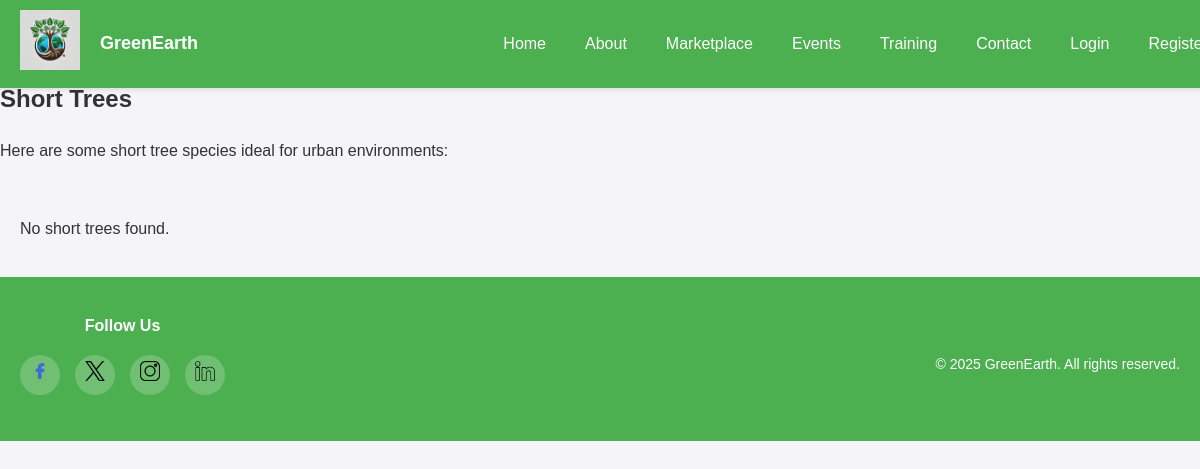
The page /short_trees.php on the database as committed earlier.
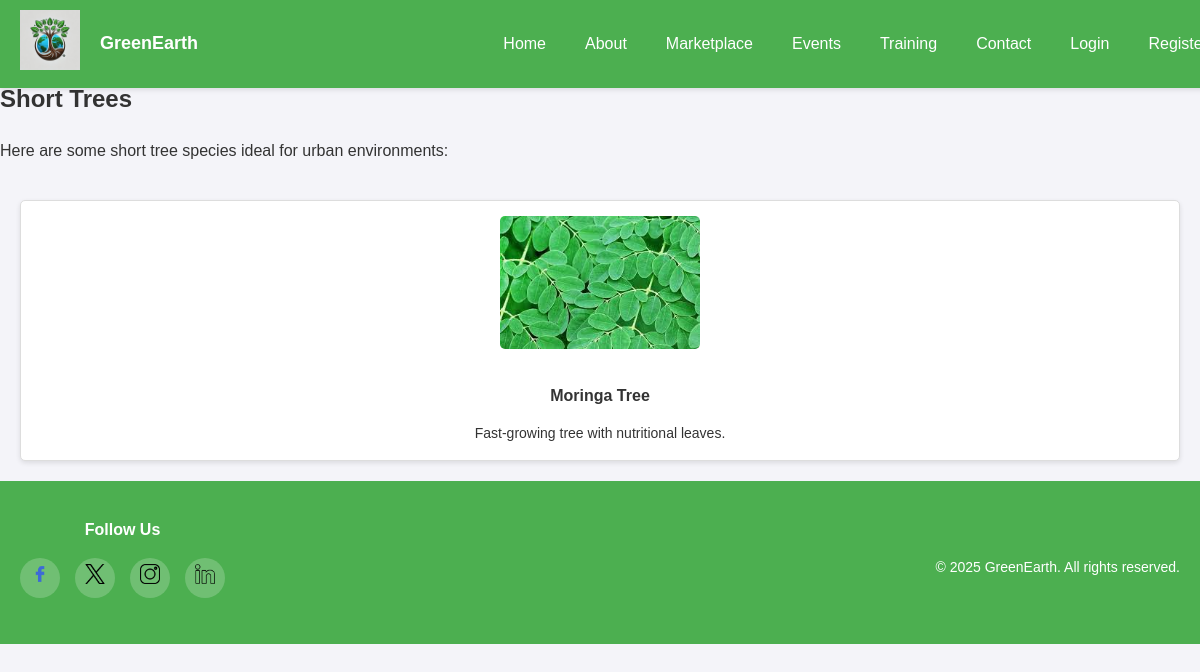
The same page on the database as committed later.
### tables this page shows
CREATE TABLE `seedlings` (
  `id` int(11) NOT NULL,
  `name` varchar(255) NOT NULL,
  `description` text DEFAULT NULL,
  `price` decimal(10,2) DEFAULT NULL,
  `image` varchar(255) DEFAULT NULL,
  `created_at` timestamp NOT NULL DEFAULT current_timestamp(),
  `region` varchar(255) NOT NULL,
  `height` enum('tall','short') DEFAULT NULL,
  `fruit` enum('edible','non-edible') DEFAULT NULL,
  `purpose` enum('ornamental','timber','shade') DEFAULT NULL
);

### short_trees.php (the view, shortened to what this page needs)
<?php
include 'php/header.php';
?>
<section class="short-trees">
    <h1>Short Trees</h1>
    <p>Here are some short tree species ideal for urban environments:</p>
    <div class="tree-cards">
        <?php
        include 'php/db.php';
        $sql = "SELECT * FROM seedlings WHERE height = 'short'";
        $result = $conn->query($sql);
        if ($result->num_rows > 0) {
            while ($row = $result->fetch_assoc()) {
                echo '<div class="tree-card">';
                echo '<img src="' . htmlspecialchars($row['image']) . '" alt="' . htmlspecialchars($row['name']) . '">';
                echo '<h3>' . htmlspecialchars($row['name']) . '</h3>';
                echo '<p>' . htmlspecialchars($row['description']) . '</p>';
                echo '</div>';
            }
        } else {
            echo '<p>No short trees found.</p>';
        }
        ?>
    </div>
</section>
<?php include 'php/footer.php'; ?>

Rows that differ between the two databases and show on the page:
added seedlings: image (picture), name "Moringa Tree", description "Fast-growing tree with nutritional leaves."
Other text that changed with them:
text no longer shown: "No short trees found."
